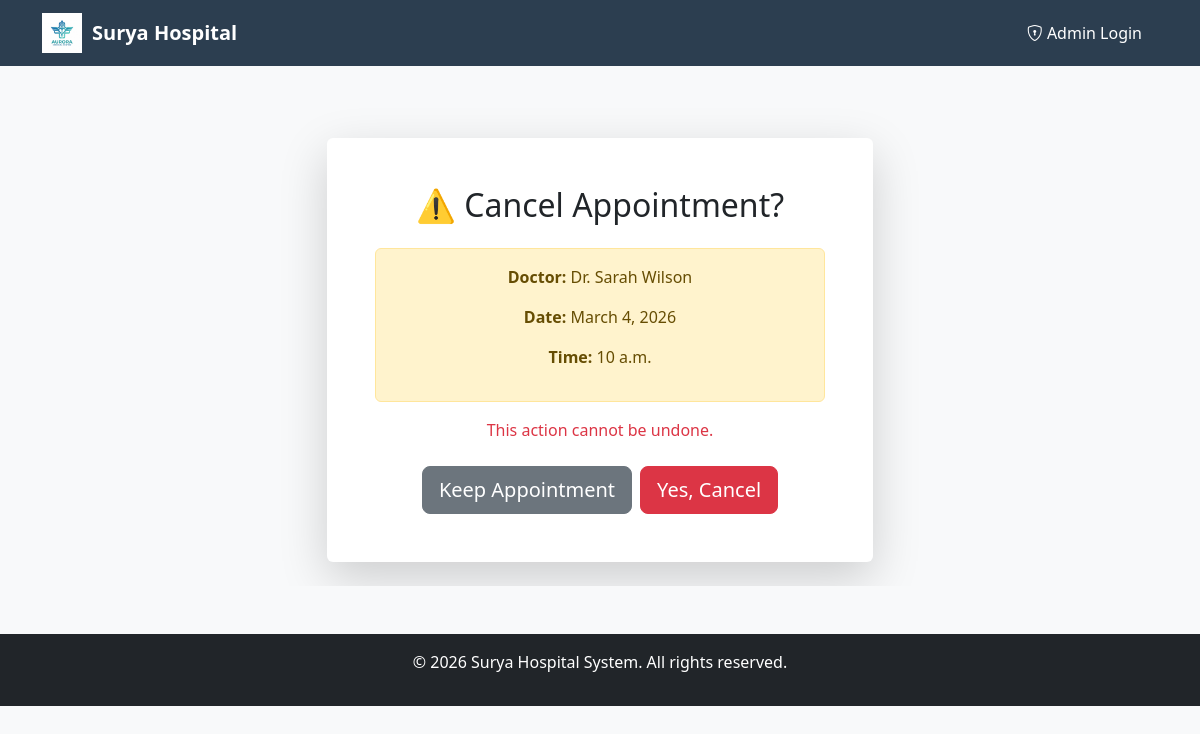
/appointments/cancel/15/ (signed in), run on the app's committed database.
### appointments/models.py (models this page shows, shortened)
class Appointment(models.Model):
    STATUS_CHOICES = [
        ('pending', 'Pending / Waiting'),
        ('completed', 'Completed'),
        ('cancelled', 'Cancelled'),
    ]
    patient_name = models.CharField(max_length=100)
    patient_email = models.EmailField()
    patient_phone = models.CharField(max_length=20)
    doctor = models.ForeignKey(Doctor, on_delete=models.SET_NULL, null=True, blank=True)
    appointment_date = models.DateField()
    appointment_time = models.TimeField()
    reason = models.TextField()
    status = models.CharField(max_length=20, choices=STATUS_CHOICES, default='pending')
    token_number = models.CharField(max_length=20, editable=False, null=True, blank=True)
    created_at = models.DateTimeField(auto_now_add=True)
    class Meta:
        ordering = ['-appointment_date']

class Doctor(models.Model):
    name = models.CharField(max_length=100)
    username = models.CharField(max_length=100, unique=True, null=True, blank=True)
    email = models.EmailField(unique=True, null=True, blank=True)
    password = models.CharField(max_length=100, null=True, blank=True)
    specialization = models.CharField(max_length=100)
    department = models.ForeignKey(Department, on_delete=models.SET_NULL, null=True, blank=True, related_name='doctors')
    available_days = models.CharField(max_length=200, help_text="e.g., Monday, Tuesday, Wednesday")
    available_time_start = models.TimeField()
    available_time_end = models.TimeField()

### appointments/views.py (the view)
# urls.py: path('cancel/<int:appointment_id>/', views.cancel_appointment, name='cancel_appointment'),
def cancel_appointment(request, appointment_id):
    patient_id = request.session.get('patient_id')
    if not patient_id:
        return redirect('patient_login')
    try:
        appointment = Appointment.objects.get(id=appointment_id)
    except Appointment.DoesNotExist:
        messages.error(request, 'Appointment not found')
        return redirect('my_appointments')
    if request.method == 'POST':
        send_appointment_cancelled_email(appointment)
        appointment.status = 'cancelled'
        appointment.save()
        messages.success(request, 'Appointment cancelled.')
        return redirect('my_appointments')
    context = {'appointment': appointment}
    return render(request, 'appointments/confirm_cancel.html', context)

### appointments/templates/appointments/confirm_cancel.html (shortened to what this page needs)
{% extends 'home/base.html' %}
{% block content %}
<div class="container mt-5">
    <div class="row justify-content-center">
        <div class="col-md-6">
            <div class="card shadow-lg border-0">
                <div class="card-body p-5 text-center">
                    <h2 class="mb-4">⚠️ Cancel Appointment?</h2>
                    <div class="alert alert-warning">
                        <p><strong>Doctor:</strong> {{ appointment.doctor.name }}</p>
                        <p><strong>Date:</strong> {{ appointment.appointment_date }}</p>
                        <p><strong>Time:</strong> {{ appointment.appointment_time }}</p>
                    </div>
                    <p class="text-danger mb-4">This action cannot be undone.</p>
                    <form method="POST" class="d-grid gap-2 d-md-flex justify-content-md-center">
                        <a href="{% url 'my_appointments' %}" class="btn btn-secondary btn-lg">Keep Appointment</a>
                        <button type="submit" class="btn btn-danger btn-lg">Yes, Cancel</button>
                    </form>
                </div>
            </div>
        </div>
    </div>
</div>
{% endblock %}

### home/templates/home/base.html (style rules this page uses)
body { background-color: #f8f9fa; }

### data on the page
Appointment: doctor.name "Dr. Sarah Wilson", appointment_date "March 4, 2026", appointment_time "10 a.m."
